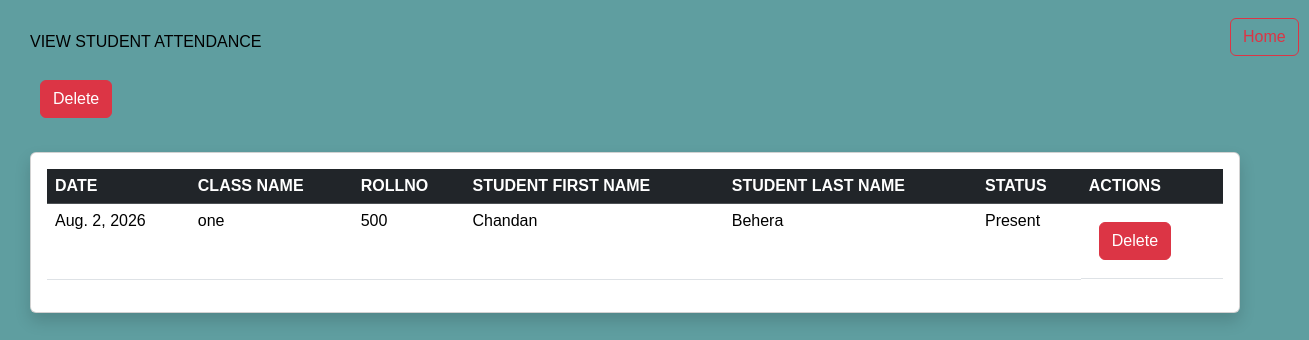
/view_student_attendance/, run on the app's committed database.
### app1/models.py (models this page shows)
class student_check_indivisually_absent_present_taken_by_teacher(models.Model):
    srollno=models.ForeignKey(students_of_all_classes, on_delete=models.CASCADE)
    status=models.CharField(max_length=20,default="Pending")
    date=models.DateField(auto_now_add=True)

class students_of_all_classes(models.Model):
    rollno=models.BigIntegerField(primary_key=True)
    user=models.OneToOneField(User,on_delete=models.CASCADE)
    s1stname=models.CharField(max_length=50)
    slstname=models.CharField(max_length=60)
    cname=models.CharField(max_length=20)
    gender=models.CharField(max_length=10)
    address=models.TextField(max_length=100)
    contact_no=models.CharField(max_length=10,unique=True)
    age=models.CharField(max_length=10)
    father_1stname=models.CharField(max_length=30)
    father_lstname=models.CharField(max_length=30)

### app1/views.py (the view)
# urls.py: path("view_student_attendance/",view_student_attendance,name="view_student_attendance"),
def view_student_attendance(request):
    vas=student_check_indivisually_absent_present_taken_by_teacher.objects.all()
    response=render(request,"view_student_attendance.html",context={"vas":vas})
    return response

### osm/templates/view_student_attendance.html (shortened to what this page needs)
{% load static %}
<html><head><link
        href="https://cdn.jsdelivr.net/npm/bootstrap@5.3.3/dist/css/bootstrap.min.css"
        rel="stylesheet">
</head><p  style="color:black; position:relative" > VIEW STUDENT ATTENDANCE</p>
       <button class="btn btn-danger me-2 " onclick="openPopup('popup2')">
                                     Delete
       </button>
       <a  style="margin-left:1200px;margin-top:-110px;" class="btn btn-outline-danger me-2" data-toggle="modal"data-target="#exampleModal" data-whatever="@getbootstrap" href="{% url 'admin_dashboard'%}" role="button" >Home</a>
    <body>
        <div class="card chart-card shadow mt-4" style="width:1210px ">
        <div class="card-body">
            <table class="table table-hover">
                <thead class="table-dark">
                    <tr>
                        <th >DATE</th>
                        <th >CLASS NAME</th>
                        <th>ROLLNO</th>
                        <th>STUDENT FIRST NAME</th>
                        <th>STUDENT LAST NAME</th>
                         <th >STATUS</th>
                        <th >ACTIONS</th>
                    </tr>
                </thead>
                <tbody>
                        {%for i in vas%}
                    <tr>
                              <td>{{i.date}}</td>
                           <td>{{i.srollno.cname}}</td>
                           <td>{{i.srollno.rollno}}</td>
                           <td>{{i.srollno.s1stname}}</td>
                           <td>{{i.srollno.slstname}}</td>
                           <td>{{i.status}}</td>
                            <td  style="display:flex">
                              <button class="btn btn-danger me-2 " onclick="openPopup('popup2')">
                                     Delete
                                     </button>
                            </td>
    </tr>
    {%endfor%} </tbody>
            </table>
        </div>
    </div>
    </body>
</html>

### osm/templates/view_student_attendance.html (style rules this page uses)
body { font-family: Arial; padding: 30px; background-color:cadetblue; }
button { padding:10px 20px; margin:10px; border:none; background:blue; color:white; border-radius:5px; cursor:pointer; }

### data on the page
student_check_indivisually_absent_present_taken_by_teacher: date "Aug. 2, 2026", srollno.cname "one", srollno.rollno "500", srollno.s1stname "Chandan", srollno.slstname "Behera", status "Present"
